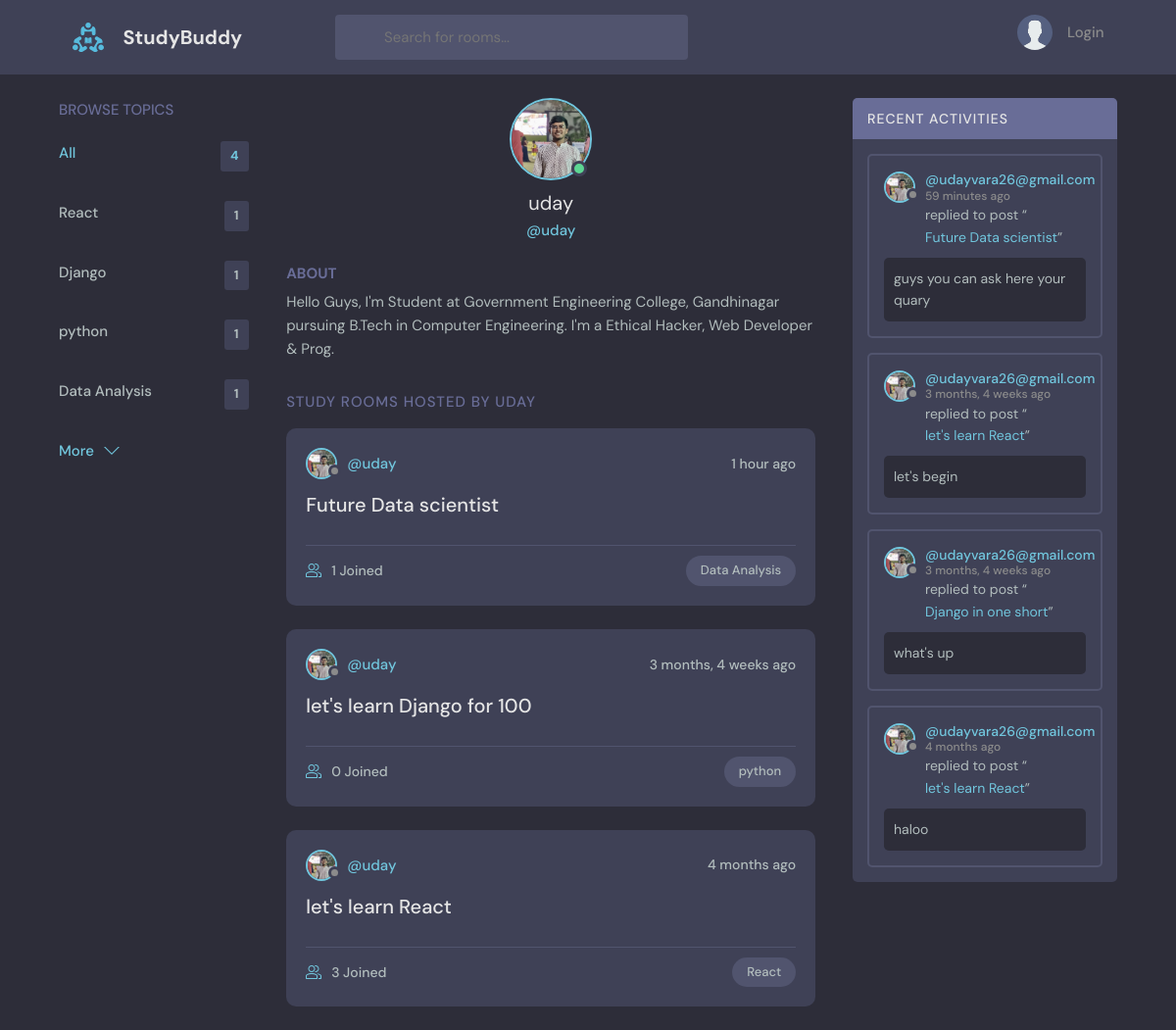
Page /profile/1/ on the committed database.
### base/models.py (models this page shows, shortened)
class Topic(models.Model):
    name = models.CharField(max_length=200)

class User(AbstractUser):
    name = models.CharField(max_length= 200 , null= True)
    email = models.EmailField( unique=True,null= True)
    bio = models.TextField(null= True)
    avatar = models.ImageField(null = True , default = "avatar.svg")
    USERNAME_FIELD = 'email'
    REQUIRED_FIELDS = ['username']

class Room(models.Model):
    host = models.ForeignKey(User, on_delete=models.SET_NULL, null=True)
    topic = models.ForeignKey(Topic, on_delete=models.SET_NULL, null=True)
    name = models.CharField(max_length=200)
    description = models.TextField(null=True, blank=True)
    participants = models.ManyToManyField(User, related_name='participants', blank=True)
    update = models.DateTimeField(auto_now=True)
    created = models.DateTimeField(auto_now_add=True)
    class Meta:
        ordering = ['-update', '-created']
    def __str__(self):
        return self.name

class Message(models.Model):
    user = models.ForeignKey(User,on_delete=models.CASCADE)
    room= models.ForeignKey(Room,on_delete=models.CASCADE)
    body = models.TextField()
    update = models.DateTimeField(auto_now=True)
    created = models.DateTimeField(auto_now_add=True)
    class Meta:
        ordering = ['-update', '-created']

### base/views.py (the view)
# urls.py: path('profile/<str:pk>/',views.userProfile, name = 'user-Profile'),
def userProfile(request,pk):
    user = User.objects.get(id = pk)
    rooms = user.room_set.all()
    room_messages = user.message_set.all()
    topics = Topic.objects.all()
    context = {'user': user, 'rooms': rooms ,'room_messages': room_messages , 'topics': topics}
    return render(request, 'base/profile.html', context)

### base/templates/base/profile.html (shortened to what this page needs)
{% extends 'main.html' %}
{% block content %}
  <main class="profile-page layout layout--3">
    <div class="container">
      {% include 'base/topics_component.html' %}
      <div class="roomList">
        <div class="profile">
          <div class="profile__avatar">
            <div class="avatar avatar--large active">
              <img src="{{user.avatar.url }}" alt="" />
            </div>
          </div>
          <div class="profile__info">
            <h3>{{user.username}}</h3>
            <p>@{{user.username}}</p>
          </div>
          <div class="profile__about">
            <h3>About</h3>
            <p>
             {{user.bio}}
            </p>
          </div>
        </div>
        <div class="roomList__header">
          <div>
            <h2>Study Rooms Hosted by {{user.username}}</a>
            </h2>
          </div>
        </div>
        {% include 'base/feed_component.html' %}
      </div>
      {% include 'base/activity_component.html' %}
    </div>
  </main>
  {% endblock content %}

### base/templates/base/topics_component.html
<div class="topics">
    <div class="topics__header">
      <h2>Browse Topics</h2>
    </div>
    <ul class="topics__list">
      <li>
        <a href="{% url 'home' %}" class="active">All<span>{{topics.count}}</span></a>
      </li>
      {% for topic in topics %}
      <li>
        <a href="{% url 'home' %}?q={{topic.name}}">{{topic.name}}<span>{{topic.room_set.all.count}}</span></a>
      </li>
      {% endfor %}
    </ul>
    <a class="btn btn--link" href=" {% url 'topics' %}">
      More
      <svg version="1.1" xmlns="http://www.w3.org/2000/svg" width="32" height="32" viewBox="0 0 32 32">
        <title>chevron-down</title>
        <path d="M16 21l-13-13h-3l16 16 16-16h-3l-13 13z"></path>
      </svg>
    </a>
  </div>

### base/templates/base/feed_component.html (shortened to what this page needs)
{% for room in rooms %}
<div class="roomListRoom">
    <div class="roomListRoom__header">
        {% if room.host %}
        <a href="{% url 'user-Profile' room.host.id %}" class="roomListRoom__author">
         {% endif %}
        <div class="avatar avatar--small">
          <img src="{{room.host.avatar.url}}" />
        </div>
        <span>@{{room.host.username}}</span>
      </a>
      <div class="roomListRoom__actions">
        <span>{{room.created|timesince}} ago</span>
      </div>
    </div>
    <div class="roomListRoom__content">
      <a href="{% url 'room' room.id %}">{{room.name}}</a>
    </div>
    <div class="roomListRoom__meta">
      <a href="{% url 'room' room.id %}" class="roomListRoom__joined">
        {{room.participants.all.count}} Joined
      </a>
      <p class="roomListRoom__topic">{{room.topic.name}}</p>
    </div>
</div>
{% endfor %}

### base/templates/base/activity_component.html (shortened to what this page needs)
<div class="activities">
    <div class="activities__header">
      <h2>Recent Activities</h2>
    </div>
    {% for message in room_messages %}
    <div class="activities__box">
      <div class="activities__boxHeader roomListRoom__header">
        <a href="{% url 'user-Profile' message.user.id %}" class="roomListRoom__author">
          <div class="avatar avatar--small">
            <img src="{{message.user.avatar.url}}" />
          </div>
          <p>
            @{{ message.user }}
            <span> {{ message.created|timesince }} ago</span>
          </p>
        </a>
    </div>
      <div class="activities__boxContent">
        <p>replied to post “<a href="{% url 'room' message.room.id %}">{{message.room}}</a>”</p>
        <div class="activities__boxRoomContent">
          {{message.body}}
        </div>
      </div>
    </div>
    {% endfor %}
</div>

### rows in the picture
Topic: name "React", room_set.all.count "1"
Topic: name "Django", room_set.all.count "1"
Topic: name "python", room_set.all.count "1"
Topic: name "Data Analysis", room_set.all.count "1"
User: avatar (picture), username "uday", bio "Hello Guys, I'm Student at Government Engineering College, Gandhinagar pursuing B.Tech in Computer Engineering. I'm a Ethical Hacker, Web Developer & Prog.", username "UDAY"
Room: host.avatar (picture), host.username "uday", created "1 hour", name "Future Data scientist", participants.all.count "1", topic.name "Data Analysis"
Room: host.avatar (picture), host.username "uday", created "3 months, 4 weeks", name "let's learn Django for 100", participants.all.count "0", topic.name "python"
Room: host.avatar (picture), host.username "uday", created "4 months", name "let's learn React", participants.all.count "3", topic.name "React"
Message: user.avatar (picture), user "udayvara26@gmail.com", created "59 minutes", room "Future Data scientist", body "guys you can ask here your quary"
Message: user.avatar (picture), user "udayvara26@gmail.com", created "3 months, 4 weeks", room "let's learn React", body "let's begin"
Message: user.avatar (picture), user "udayvara26@gmail.com", created "3 months, 4 weeks", room "Django in one short", body "what's up"
Message: user.avatar (picture), user "udayvara26@gmail.com", created "4 months", room "let's learn React", body "haloo"

### other values in the picture
{{ topics.count }} "4"
